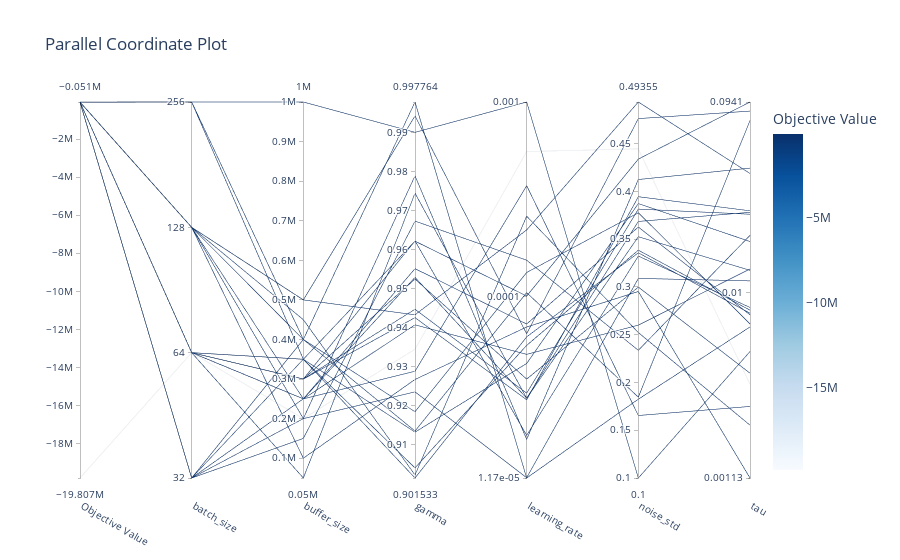

The cell this chart's notebook holds for it:
### Markdown cell above
**Parallel Coordinate Plot**

This plot helps visualize the relationships between hyperparameters and the objective value. It’s useful for spotting trends or correlations.

### Code cell
from optuna.visualization import plot_parallel_coordinate

fig = plot_parallel_coordinate(study)
fig.show()
